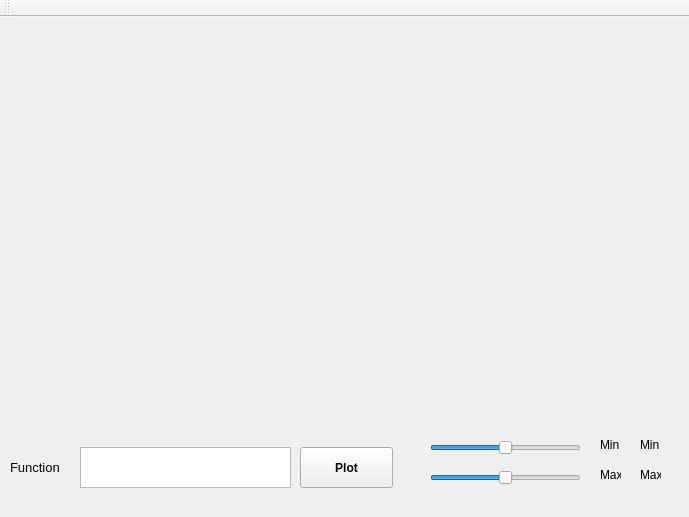
<?xml version="1.0" encoding="UTF-8"?>
<ui version="4.0">
 <class>MainWindow</class>
 <widget class="QMainWindow" name="MainWindow">
  <property name="geometry">
   <rect>
    <x>0</x>
    <y>0</y>
    <width>689</width>
    <height>517</height>
   </rect>
  </property>
  <property name="windowTitle">
   <string>Function Ploting</string>
  </property>
  <widget class="QWidget" name="centralWidget">
   <widget class="QCustomPlot" name="customPlot" native="true">
    <property name="geometry">
     <rect>
      <x>20</x>
      <y>10</y>
      <width>651</width>
      <height>391</height>
     </rect>
    </property>
   </widget>
   <widget class="QPushButton" name="pushButton">
    <property name="geometry">
     <rect>
      <x>300</x>
      <y>430</y>
      <width>93</width>
      <height>41</height>
     </rect>
    </property>
    <property name="font">
     <font>
      <pointsize>9</pointsize>
      <weight>75</weight>
      <bold>true</bold>
     </font>
    </property>
    <property name="styleSheet">
     <string notr="true"/>
    </property>
    <property name="text">
     <string>Plot</string>
    </property>
   </widget>
   <widget class="QLabel" name="label">
    <property name="geometry">
     <rect>
      <x>10</x>
      <y>430</y>
      <width>71</width>
      <height>41</height>
     </rect>
    </property>
    <property name="font">
     <font>
      <pointsize>10</pointsize>
     </font>
    </property>
    <property name="text">
     <string>Function</string>
    </property>
   </widget>
   <widget class="QTextEdit" name="textEdit">
    <property name="geometry">
     <rect>
      <x>80</x>
      <y>430</y>
      <width>211</width>
      <height>41</height>
     </rect>
    </property>
   </widget>
   <widget class="QSlider" name="horizontalSlider">
    <property name="geometry">
     <rect>
      <x>430</x>
      <y>420</y>
      <width>151</width>
      <height>22</height>
     </rect>
    </property>
    <property name="minimum">
     <number>-50</number>
    </property>
    <property name="maximum">
     <number>50</number>
    </property>
    <property name="orientation">
     <enum>Qt::Horizontal</enum>
    </property>
   </widget>
   <widget class="QLabel" name="label_2">
    <property name="geometry">
     <rect>
      <x>600</x>
      <y>420</y>
      <width>21</width>
      <height>16</height>
     </rect>
    </property>
    <property name="text">
     <string>Min</string>
    </property>
   </widget>
   <widget class="QSlider" name="horizontalSlider_2">
    <property name="geometry">
     <rect>
      <x>430</x>
      <y>450</y>
      <width>151</width>
      <height>22</height>
     </rect>
    </property>
    <property name="minimum">
     <number>-50</number>
    </property>
    <property name="maximum">
     <number>50</number>
    </property>
    <property name="orientation">
     <enum>Qt::Horizontal</enum>
    </property>
   </widget>
   <widget class="QLabel" name="label_3">
    <property name="geometry">
     <rect>
      <x>600</x>
      <y>450</y>
      <width>21</width>
      <height>16</height>
     </rect>
    </property>
    <property name="text">
     <string>Max</string>
    </property>
   </widget>
   <widget class="QLabel" name="max_label">
    <property name="geometry">
     <rect>
      <x>640</x>
      <y>450</y>
      <width>21</width>
      <height>16</height>
     </rect>
    </property>
    <property name="text">
     <string>Max</string>
    </property>
   </widget>
   <widget class="QLabel" name="min_label">
    <property name="geometry">
     <rect>
      <x>640</x>
      <y>420</y>
      <width>21</width>
      <height>16</height>
     </rect>
    </property>
    <property name="text">
     <string>Min</string>
    </property>
   </widget>
  </widget>
  <widget class="QToolBar" name="mainToolBar">
   <attribute name="toolBarArea">
    <enum>TopToolBarArea</enum>
   </attribute>
   <attribute name="toolBarBreak">
    <bool>false</bool>
   </attribute>
  </widget>
 </widget>
 <layoutdefault spacing="6" margin="11"/>
 <customwidgets>
  <customwidget>
   <class>QCustomPlot</class>
   <extends>QWidget</extends>
   <header>qcustomplot.h</header>
   <container>1</container>
  </customwidget>
 </customwidgets>
 <resources/>
 <connections/>
</ui>
